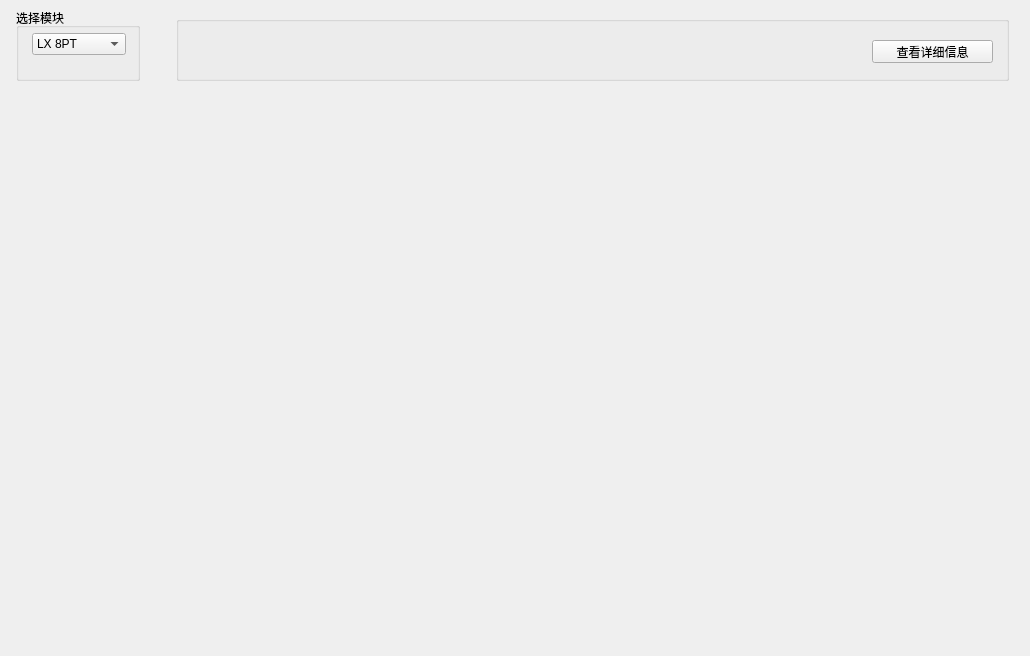
<?xml version="1.0" encoding="UTF-8"?>
<ui version="4.0">
 <class>MainWindow</class>
 <widget class="QMainWindow" name="MainWindow">
  <property name="geometry">
   <rect>
    <x>0</x>
    <y>0</y>
    <width>1030</width>
    <height>656</height>
   </rect>
  </property>
  <property name="sizePolicy">
   <sizepolicy hsizetype="Preferred" vsizetype="Preferred">
    <horstretch>0</horstretch>
    <verstretch>0</verstretch>
   </sizepolicy>
  </property>
  <property name="windowTitle">
   <string>MainWindow</string>
  </property>
  <property name="windowIcon">
   <iconset>
    <normaloff>source/window_24_24.png</normaloff>source/window_24_24.png</iconset>
  </property>
  <widget class="QWidget" name="centralwidget">
   <widget class="QWidget" name="gridLayoutWidget">
    <property name="geometry">
     <rect>
      <x>8</x>
      <y>88</y>
      <width>169</width>
      <height>537</height>
     </rect>
    </property>
    <layout class="QGridLayout" name="gridLayout_left"/>
   </widget>
   <widget class="QWidget" name="gridLayoutWidget_2">
    <property name="geometry">
     <rect>
      <x>176</x>
      <y>95</y>
      <width>849</width>
      <height>417</height>
     </rect>
    </property>
    <layout class="QGridLayout" name="gridLayout_middle"/>
   </widget>
   <widget class="QWidget" name="gridLayoutWidget_3">
    <property name="geometry">
     <rect>
      <x>176</x>
      <y>512</y>
      <width>849</width>
      <height>113</height>
     </rect>
    </property>
    <layout class="QGridLayout" name="gridLayout_buttom"/>
   </widget>
   <widget class="QLabel" name="label">
    <property name="geometry">
     <rect>
      <x>16</x>
      <y>632</y>
      <width>553</width>
      <height>16</height>
     </rect>
    </property>
    <property name="text">
     <string/>
    </property>
   </widget>
   <widget class="QGroupBox" name="groupBox">
    <property name="geometry">
     <rect>
      <x>176</x>
      <y>16</y>
      <width>833</width>
      <height>65</height>
     </rect>
    </property>
    <property name="title">
     <string/>
    </property>
    <widget class="QPushButton" name="pushButton_Go_Backstage">
     <property name="geometry">
      <rect>
       <x>696</x>
       <y>24</y>
       <width>121</width>
       <height>23</height>
      </rect>
     </property>
     <property name="text">
      <string>查看详细信息</string>
     </property>
    </widget>
   </widget>
   <widget class="QGroupBox" name="groupBox_1">
    <property name="geometry">
     <rect>
      <x>16</x>
      <y>8</y>
      <width>124</width>
      <height>73</height>
     </rect>
    </property>
    <property name="title">
     <string>选择模块</string>
    </property>
    <widget class="QWidget" name="layoutWidget_5">
     <property name="geometry">
      <rect>
       <x>16</x>
       <y>16</y>
       <width>94</width>
       <height>40</height>
      </rect>
     </property>
     <layout class="QVBoxLayout" name="verticalLayout_1">
      <item>
       <widget class="QComboBox" name="comboBox_Select_Module">
        <item>
         <property name="text">
          <string>LX 8PT</string>
         </property>
        </item>
        <item>
         <property name="text">
          <string>LX 8TC</string>
         </property>
        </item>
       </widget>
      </item>
     </layout>
    </widget>
   </widget>
  </widget>
 </widget>
 <resources/>
 <connections/>
</ui>
